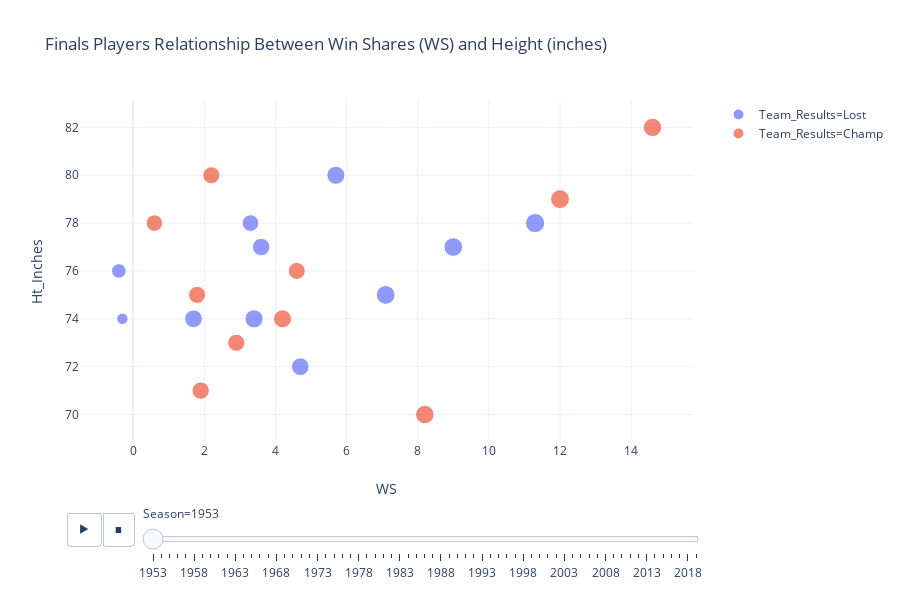

Notebook code cell kept with this figure:
### Code cell
fig = px.scatter(df_rs_adv_finalists[df_rs_adv_finalists.Season >= 1953],
                 y="Ht_Inches", 
                 x="WS", 
                 size="TS%", 
                 color="Team_Results",
                 #color_continuous_scale=px.colors.qualitative.Antique,
                 #log_x=True, 
                 #size_max=20.0,
                 template='plotly_white',
                 hover_data=['Player_Name_x','Tm','Season', '3PAr'],
                 title="Finals Players Relationship Between Win Shares (WS) and Height (inches)",
                 animation_frame="Season", #animation_group="Pos_x"
                 )

fig.update_layout(paper_bgcolor='rgb(255, 255, 255)',
                  plot_bgcolor='rgb(255, 255, 255)'
                 )
fig.show()

#py.plot(fig, filename = 'scraping_project_nba_5', auto_open=True)

### Figure 1 — Plotly figure (JSON) as saved in the notebook; plotly's stock layout.template omitted (floating-point values rounded to 4 significant figures)
{"data": [{"customdata": [["Max Zaslofsky", "NYK", 1953, 0], ["Connie Simmons", "NYK", 1953, 0], ["Harry Gallatin*", "NYK", 1953, 0], ["Ernie Vandeweghe", "NYK", 1953, 0], ["Dick Surhoff", "NYK", 1953, 0], ["Sherwin Raiken", "NYK", 1953, 0], ["Dick McGuire*", "NYK", 1953, 0], ["Carl Braun*", "NYK", 1953, 0], ["Alfred McGuire*", "NYK", 1953, 0], ["Vince Boryla", "NYK", 1953, 0], ["Nat Clifton*", "NYK", 1953, 0]], "hoverlabel": {"namelength": 0}, "hovertemplate": "Team_Results=Lost<br>Season=%{customdata[2]}<br>WS=%{x}<br>Ht_Inches=%{y}<br>TS%=%{marker.size}<br>Player_Name_x=%{customdata[0]}<br>Tm=%{customdata[1]}<br>3PAr=%{customdata[3]}", "legendgroup": "Team_Results=Lost", "marker": {"color": "#636efa", "size": [0.45, 0.463, 0.525, 0.499, 0.303, 0.184, 0.445, 0.497, 0.469, 0.435, 0.394], "sizemode": "area", "sizeref": 0.00284, "symbol": "circle"}, "mode": "markers", "name": "Team_Results=Lost", "showlegend": true, "type": "scatter", "x": [1.7, 5.7, 11.3, 7.1, -0.4, -0.3, 4.7, 9, 3.4, 3.6, 3.3], "xaxis": "x", "y": [74, 80, 78, 75, 76, 74, 72, 77, 74, 77, 78], "yaxis": "y"}, {"customdata": [["Lew Hitch", "MNL", 1953, 0], ["George Mikan*", "MNL", 1953, 0], ["Howie Schultz", "MNL", 1953, 0], ["Jim Holstein", "MNL", 1953, 0], ["Slater Martin*", "MNL", 1953, 0], ["Pep Saul", "MNL", 1953, 0], ["Vern Mikkelsen*", "MNL", 1953, 0], ["Whitey Skoog", "MNL", 1953, 0], ["Bob Harrison", "MNL", 1953, 0], ["Jim Pollard*", "MNL", 1953, 0]], "hoverlabel": {"namelength": 0}, "hovertemplate": "Team_Results=Champ<br>Season=%{customdata[2]}<br>WS=%{x}<br>Ht_Inches=%{y}<br>TS%=%{marker.size}<br>Player_Name_x=%{customdata[0]}<br>Tm=%{customdata[1]}<br>3PAr=%{customdata[3]}", "legendgroup": "Team_Results=Champ", "marker": {"color": "#EF553B", "size": [0.414, 0.48, 0.388, 0.415, 0.489, 0.462, 0.504, 0.43, 0.421, 0.412], "sizemode": "area", "sizeref": 0.00284, "symbol": "circle"}, "mode": "markers", "name": "Team_Results=Champ", "showlegend": true, "type": "scatter", "x": [2.2, 14.6, 0.6, 1.8, 8.2, 4.2, 12, 1.9, 2.9, 4.6], "xaxis": "x", "y": [80, 82, 78, 75, 70, 74, 79, 71, 73, 76], "yaxis": "y"}], "layout": {"height": 600, "legend": {"itemsizing": "constant", "tracegroupgap": 0}, "paper_bgcolor": "rgb(255, 255, 255)", "plot_bgcolor": "rgb(255, 255, 255)", "sliders": [{"active": 0, "currentvalue": {"prefix": "Season="}, "len": 0.9, "pad": {"b": 10, "t": 60}, "steps": [{"args": [["1953"], {"frame": {"duration": 0, "redraw": false}, "fromcurrent": true, "mode": "immediate", "transition": {"duration": 0, "easing": "linear"}}], "label": "1953", "method": "animate"}, {"args": [["1954"], {"frame": {"duration": 0, "redraw": false}, "fromcurrent": true, "mode": "immediate", "transition": {"duration": 0, "easing": "linear"}}], "label": "1954", "method": "animate"}, {"args": [["1955"], {"frame": {"duration": 0, "redraw": false}, "fromcurrent": true, "mode": "immediate", "transition": {"duration": 0, "easing": "linear"}}], "label": "1955", "method": "animate"}, {"args": [["1956"], {"frame": {"duration": 0, "redraw": false}, "fromcurrent": true, "mode": "immediate", "transition": {"duration": 0, "easing": "linear"}}], "label": "1956", "method": "animate"}, {"args": [["1957"], {"frame": {"duration": 0, "redraw": false}, "fromcurrent": true, "mode": "immediate", "transition": {"duration": 0, "easing": "linear"}}], "label": "1957", "method": "animate"}, {"args": [["1958"], {"frame": {"duration": 0, "redraw": false}, "fromcurrent": true, "mode": "immediate", "transition": {"duration": 0, "easing": "linear"}}], "label": "1958", "method": "animate"}, {"args": [["1959"], {"frame": {"duration": 0, "redraw": false}, "fromcurrent": true, "mode": "immediate", "transition": {"duration": 0, "easing": "linear"}}], "label": "1959", "method": "animate"}, {"args": [["1960"], {"frame": {"duration": 0, "redraw": false}, "fromcurrent": true, "mode": "immediate", "transition": {"duration": 0, "easing": "linear"}}], "label": "1960", "method": "animate"}, {"args": [["1961"], {"frame": {"duration": 0, "redraw": false}, "fromcurrent": true, "mode": "immediate", "transition": {"duration": 0, "easing": "linear"}}], "label": "1961", "method": "animate"}, {"args": [["1962"], {"frame": {"duration": 0, "redraw": false}, "fromcurrent": true, "mode": "immediate", "transition": {"duration": 0, "easing": "linear"}}], "label": "1962", "method": "animate"}, {"args": [["1963"], {"frame": {"duration": 0, "redraw": false}, "fromcurrent": true, "mode": "immediate", "transition": {"duration": 0, "easing": "linear"}}], "label": "1963", "method": "animate"}, {"args": [["1964"], {"frame": {"duration": 0, "redraw": false}, "fromcurrent": true, "mode": "immediate", "transition": {"duration": 0, "easing": "linear"}}], "label": "1964", "method": "animate"}, {"args": [["1965"], {"frame": {"duration": 0, "redraw": false}, "fromcurrent": true, "mode": "immediate", "transition": {"duration": 0, "easing": "linear"}}], "label": "1965", "method": "animate"}, {"args": [["1966"], {"frame": {"duration": 0, "redraw": false}, "fromcurrent": true, "mode": "immediate", "transition": {"duration": 0, "easing": "linear"}}], "label": "1966", "method": "animate"}, {"args": [["1967"], {"frame": {"duration": 0, "redraw": false}, "fromcurrent": true, "mode": "immediate", "transition": {"duration": 0, "easing": "linear"}}], "label": "1967", "method": "animate"}, {"args": [["1968"], {"frame": {"duration": 0, "redraw": false}, "fromcurrent": true, "mode": "immediate", "transition": {"duration": 0, "easing": "linear"}}], "label": "1968", "method": "animate"}, {"args": [["1969"], {"frame": {"duration": 0, "redraw": false}, "fromcurrent": true, "mode": "immediate", "transition": {"duration": 0, "easing": "linear"}}], "label": "1969", "method": "animate"}, {"args": [["1970"], {"frame": {"duration": 0, "redraw": false}, "fromcurrent": true, "mode": "immediate", "transition": {"duration": 0, "easing": "linear"}}], "label": "1970", "method": "animate"}, {"args": [["1971"], {"frame": {"duration": 0, "redraw": false}, "fromcurrent": true, "mode": "immediate", "transition": {"duration": 0, "easing": "linear"}}], "label": "1971", "method": "animate"}, {"args": [["1972"], {"frame": {"duration": 0, "redraw": false}, "fromcurrent": true, "mode": "immediate", "transition": {"duration": 0, "easing": "linear"}}], "label": "1972", "method": "animate"}, {"args": [["1973"], {"frame": {"duration": 0, "redraw": false}, "fromcurrent": true, "mode": "immediate", "transition": {"duration": 0, "easing": "linear"}}], "label": "1973", "method": "animate"}, {"args": [["1974"], {"frame": {"duration": 0, "redraw": false}, "fromcurrent": true, "mode": "immediate", "transition": {"duration": 0, "easing": "linear"}}], "label": "1974", "method": "animate"}, {"args": [["1975"], {"frame": {"duration": 0, "redraw": false}, "fromcurrent": true, "mode": "immediate", "transition": {"duration": 0, "easing": "linear"}}], "label": "1975", "method": "animate"}, {"args": [["1976"], {"frame": {"duration": 0, "redraw": false}, "fromcurrent": true, "mode": "immediate", "transition": {"duration": 0, "easing": "linear"}}], "label": "1976", "method": "animate"}, {"args": [["1977"], {"frame": {"duration": 0, "redraw": false}, "fromcurrent": true, "mode": "immediate", "transition": {"duration": 0, "easing": "linear"}}], "label": "1977", "method": "animate"}, {"args": [["1978"], {"frame": {"duration": 0, "redraw": false}, "fromcurrent": true, "mode": "immediate", "transition": {"duration": 0, "easing": "linear"}}], "label": "1978", "method": "animate"}, {"args": [["1979"], {"frame": {"duration": 0, "redraw": false}, "fromcurrent": true, "mode": "immediate", "transition": {"duration": 0, "easing": "linear"}}], "label": "1979", "method": "animate"}, {"args": [["1980"], {"frame": {"duration": 0, "redraw": false}, "fromcurrent": true, "mode": "immediate", "transition": {"duration": 0, "easing": "linear"}}], "label": "1980", "method": "animate"}, {"args": [["1981"], {"frame": {"duration": 0, "redraw": false}, "fromcurrent": true, "mode": "immediate", "transition": {"duration": 0, "easing": "linear"}}], "label": "1981", "method": "animate"}, {"args": [["1982"], {"frame": {"duration": 0, "redraw": false}, "fromcurrent": true, "mode": "immediate", "transition": {"duration": 0, "easing": "linear"}}], "label": "1982", "method": "animate"}, {"args": [["1983"], {"frame": {"duration": 0, "redraw": false}, "fromcurrent": true, "mode": "immediate", "transition": {"duration": 0, "easing": "linear"}}], "label": "1983", "method": "animate"}, {"args": [["1984"], {"frame": {"duration": 0, "redraw": false}, "fromcurrent": true, "mode": "immediate", "transition": {"duration": 0, "easing": "linear"}}], "label": "1984", "method": "animate"}, {"args": [["1985"], {"frame": {"duration": 0, "redraw": false}, "fromcurrent": true, "mode": "immediate", "transition": {"duration": 0, "easing": "linear"}}], "label": "1985", "method": "animate"}, {"args": [["1986"], {"frame": {"duration": 0, "redraw": false}, "fromcurrent": true, "mode": "immediate", "transition": {"duration": 0, "easing": "linear"}}], "label": "1986", "method": "animate"}, {"args": [["1987"], {"frame": {"duration": 0, "redraw": false}, "fromcurrent": true, "mode": "immediate", "transition": {"duration": 0, "easing": "linear"}}], "label": "1987", "method": "animate"}, {"args": [["1988"], {"frame": {"duration": 0, "redraw": false}, "fromcurrent": true, "mode": "immediate", "transition": {"duration": 0, "easing": "linear"}}], "label": "1988", "method": "animate"}, {"args": [["1989"], {"frame": {"duration": 0, "redraw": false}, "fromcurrent": true, "mode": "immediate", "transition": {"duration": 0, "easing": "linear"}}], "label": "1989", "method": "animate"}, {"args": [["1990"], {"frame": {"duration": 0, "redraw": false}, "fromcurrent": true, "mode": "immediate", "transition": {"duration": 0, "easing": "linear"}}], "label": "1990", "method": "animate"}, {"args": [["1991"], {"frame": {"duration": 0, "redraw": false}, "fromcurrent": true, "mode": "immediate", "transition": {"duration": 0, "easing": "linear"}}], "label": "1991", "method": "animate"}, {"args": [["1992"], {"frame": {"duration": 0, "redraw": false}, "fromcurrent": true, "mode": "immediate", "transition": {"duration": 0, "easing": "linear"}}], "label": "1992", "method": "animate"}, {"args": [["1993"], {"frame": {"duration": 0, "redraw": false}, "fromcurrent": true, "mode": "immediate", "transition": {"duration": 0, "easing": "linear"}}], "label": "1993", "method": "animate"}, {"args": [["1994"], {"frame": {"duration": 0, "redraw": false}, "fromcurrent": true, "mode": "immediate", "transition": {"duration": 0, "easing": "linear"}}], "label": "1994", "method": "animate"}, {"args": [["1995"], {"frame": {"duration": 0, "redraw": false}, "fromcurrent": true, "mode": "immediate", "transition": {"duration": 0, "easing": "linear"}}], "label": "1995", "method": "animate"}, {"args": [["1996"], {"frame": {"duration": 0, "redraw": false}, "fromcurrent": true, "mode": "immediate", "transition": {"duration": 0, "easing": "linear"}}], "label": "1996", "method": "animate"}, {"args": [["1997"], {"frame": {"duration": 0, "redraw": false}, "fromcurrent": true, "mode": "immediate", "transition": {"duration": 0, "easing": "linear"}}], "label": "1997", "method": "animate"}, {"args": [["1998"], {"frame": {"duration": 0, "redraw": false}, "fromcurrent": true, "mode": "immediate", "transition": {"duration": 0, "easing": "linear"}}], "label": "1998", "method": "animate"}, {"args": [["1999"], {"frame": {"duration": 0, "redraw": false}, "fromcurrent": true, "mode": "immediate", "transition": {"duration": 0, "easing": "linear"}}], "label": "1999", "method": "animate"}, {"args": [["2000"], {"frame": {"duration": 0, "redraw": false}, "fromcurrent": true, "mode": "immediate", "transition": {"duration": 0, "easing": "linear"}}], "label": "2000", "method": "animate"}, {"args": [["2001"], {"frame": {"duration": 0, "redraw": false}, "fromcurrent": true, "mode": "immediate", "transition": {"duration": 0, "easing": "linear"}}], "label": "2001", "method": "animate"}, {"args": [["2002"], {"frame": {"duration": 0, "redraw": false}, "fromcurrent": true, "mode": "immediate", "transition": {"duration": 0, "easing": "linear"}}], "label": "2002", "method": "animate"}, {"args": [["2003"], {"frame": {"duration": 0, "redraw": false}, "fromcurrent": true, "mode": "immediate", "transition": {"duration": 0, "easing": "linear"}}], "label": "2003", "method": "animate"}, {"args": [["2004"], {"frame": {"duration": 0, "redraw": false}, "fromcurrent": true, "mode": "immediate", "transition": {"duration": 0, "easing": "linear"}}], "label": "2004", "method": "animate"}, {"args": [["2005"], {"frame": {"duration": 0, "redraw": false}, "fromcurrent": true, "mode": "immediate", "transition": {"duration": 0, "easing": "linear"}}], "label": "2005", "method": "animate"}, {"args": [["2006"], {"frame": {"duration": 0, "redraw": false}, "fromcurrent": true, "mode": "immediate", "transition": {"duration": 0, "easing": "linear"}}], "label": "2006", "method": "animate"}, {"args": [["2007"], {"frame": {"duration": 0, "redraw": false}, "fromcurrent": true, "mode": "immediate", "transition": {"duration": 0, "easing": "linear"}}], "label": "2007", "method": "animate"}, {"args": [["2008"], {"frame": {"duration": 0, "redraw": false}, "fromcurrent": true, "mode": "immediate", "transition": {"duration": 0, "easing": "linear"}}], "label": "2008", "method": "animate"}, {"args": [["2009"], {"frame": {"duration": 0, "redraw": false}, "fromcurrent": true, "mode": "immediate", "transition": {"duration": 0, "easing": "linear"}}], "label": "2009", "method": "animate"}, {"args": [["2010"], {"frame": {"duration": 0, "redraw": false}, "fromcurrent": true, "mode": "immediate", "transition": {"duration": 0, "easing": "linear"}}], "label": "2010", "method": "animate"}, {"args": [["2011"], {"frame": {"duration": 0, "redraw": false}, "fromcurrent": true, "mode": "immediate", "transition": {"duration": 0, "easing": "linear"}}], "label": "2011", "method": "animate"}, {"args": [["2012"], {"frame": {"duration": 0, "redraw": false}, "fromcurrent": true, "mode": "immediate", "transition": {"duration": 0, "easing": "linear"}}], "label": "2012", "method": "animate"}, {"args": [["2013"], {"frame": {"duration": 0, "redraw": false}, "fromcurrent": true, "mode": "immediate", "transition": {"duration": 0, "easing": "linear"}}], "label": "2013", "method": "animate"}, {"args": [["2014"], {"frame": {"duration": 0, "redraw": false}, "fromcurrent": true, "mode": "immediate", "transition": {"duration": 0, "easing": "linear"}}], "label": "2014", "method": "animate"}, {"args": [["2015"], {"frame": {"duration": 0, "redraw": false}, "fromcurrent": true, "mode": "immediate", "transition": {"duration": 0, "easing": "linear"}}], "label": "2015", "method": "animate"}, {"args": [["2016"], {"frame": {"duration": 0, "redraw": false}, "fromcurrent": true, "mode": "immediate", "transition": {"duration": 0, "easing": "linear"}}], "label": "2016", "method": "animate"}, {"args": [["2017"], {"frame": {"duration": 0, "redraw": false}, "fromcurrent": true, "mode": "immediate", "transition": {"duration": 0, "easing": "linear"}}], "label": "2017", "method": "animate"}, {"args": [["2018"], {"frame": {"duration": 0, "redraw": false}, "fromcurrent": true, "mode": "immediate", "transition": {"duration": 0, "easing": "linear"}}], "label": "2018", "method": "animate"}, {"args": [["2019"], {"frame": {"duration": 0, "redraw": false}, "fromcurrent": true, "mode": "immediate", "transition": {"duration": 0, "easing": "linear"}}], "label": "2019", "method": "animate"}], "x": 0.1, "xanchor": "left", "y": 0, "yanchor": "top"}], "title": {"text": "Finals Players Relationship Between Win Shares (WS) and Height (inches)"}, "updatemenus": [{"buttons": [{"args": [null, {"frame": {"duration": 500, "redraw": false}, "fromcurrent": true, "mode": "immediate", "transition": {"duration": 500, "easing": "linear"}}], "label": "&#9654;", "method": "animate"}, {"args": [[null], {"frame": {"duration": 0, "redraw": false}, "fromcurrent": true, "mode": "immediate", "transition": {"duration": 0, "easing": "linear"}}], "label": "&#9724;", "method": "animate"}], "direction": "left", "pad": {"r": 10, "t": 70}, "showactive": false, "type": "buttons", "x": 0.1, "xanchor": "right", "y": 0, "yanchor": "top"}], "xaxis": {"anchor": "y", "domain": [0, 0.98], "title": {"text": "WS"}}, "yaxis": {"anchor": "x", "domain": [0, 1], "title": {"text": "Ht_Inches"}}}}
